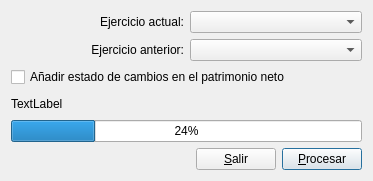
<?xml version="1.0" encoding="UTF-8"?>
<ui version="4.0">
 <class>xbrlpymes</class>
 <widget class="QDialog" name="xbrlpymes">
  <property name="geometry">
   <rect>
    <x>0</x>
    <y>0</y>
    <width>373</width>
    <height>181</height>
   </rect>
  </property>
  <property name="windowTitle">
   <string>Archivo XBRL cuentas PYMES</string>
  </property>
  <layout class="QVBoxLayout" name="verticalLayout">
   <item>
    <layout class="QGridLayout" name="gridLayout">
     <item row="0" column="0">
      <widget class="QLabel" name="label">
       <property name="text">
        <string>Ejercicio actual:</string>
       </property>
       <property name="alignment">
        <set>Qt::AlignRight|Qt::AlignTrailing|Qt::AlignVCenter</set>
       </property>
      </widget>
     </item>
     <item row="0" column="1">
      <widget class="QComboBox" name="actualcomboBox"/>
     </item>
     <item row="1" column="0">
      <widget class="QLabel" name="label_2">
       <property name="text">
        <string>Ejercicio anterior:</string>
       </property>
       <property name="alignment">
        <set>Qt::AlignRight|Qt::AlignTrailing|Qt::AlignVCenter</set>
       </property>
      </widget>
     </item>
     <item row="1" column="1">
      <widget class="QComboBox" name="anteriorcomboBox"/>
     </item>
    </layout>
   </item>
   <item>
    <widget class="QCheckBox" name="ecpncheckBox">
     <property name="text">
      <string>Añadir estado de cambios en el patrimonio neto</string>
     </property>
    </widget>
   </item>
   <item>
    <widget class="QLabel" name="procesolabel">
     <property name="text">
      <string>TextLabel</string>
     </property>
    </widget>
   </item>
   <item>
    <widget class="QProgressBar" name="progressBar">
     <property name="value">
      <number>24</number>
     </property>
    </widget>
   </item>
   <item>
    <layout class="QHBoxLayout" name="horizontalLayout">
     <item>
      <spacer name="horizontalSpacer">
       <property name="orientation">
        <enum>Qt::Horizontal</enum>
       </property>
       <property name="sizeHint" stdset="0">
        <size>
         <width>40</width>
         <height>20</height>
        </size>
       </property>
      </spacer>
     </item>
     <item>
      <widget class="QPushButton" name="cancelarpushButton">
       <property name="text">
        <string>&amp;Salir</string>
       </property>
       <property name="icon">
        <iconset resource="keme.qrc">
         <normaloff>:/iconos/graf/application-exit.png</normaloff>:/iconos/graf/application-exit.png</iconset>
       </property>
      </widget>
     </item>
     <item>
      <widget class="QPushButton" name="procesarpushButton">
       <property name="text">
        <string>&amp;Procesar</string>
       </property>
       <property name="icon">
        <iconset resource="keme.qrc">
         <normaloff>:/iconos/graf/run-build.png</normaloff>:/iconos/graf/run-build.png</iconset>
       </property>
       <property name="default">
        <bool>true</bool>
       </property>
      </widget>
     </item>
    </layout>
   </item>
  </layout>
 </widget>
 <resources>
  <include location="keme.qrc"/>
 </resources>
 <connections>
  <connection>
   <sender>cancelarpushButton</sender>
   <signal>clicked()</signal>
   <receiver>xbrlpymes</receiver>
   <slot>reject()</slot>
   <hints>
    <hint type="sourcelabel">
     <x>209</x>
     <y>259</y>
    </hint>
    <hint type="destinationlabel">
     <x>177</x>
     <y>197</y>
    </hint>
   </hints>
  </connection>
 </connections>
</ui>
